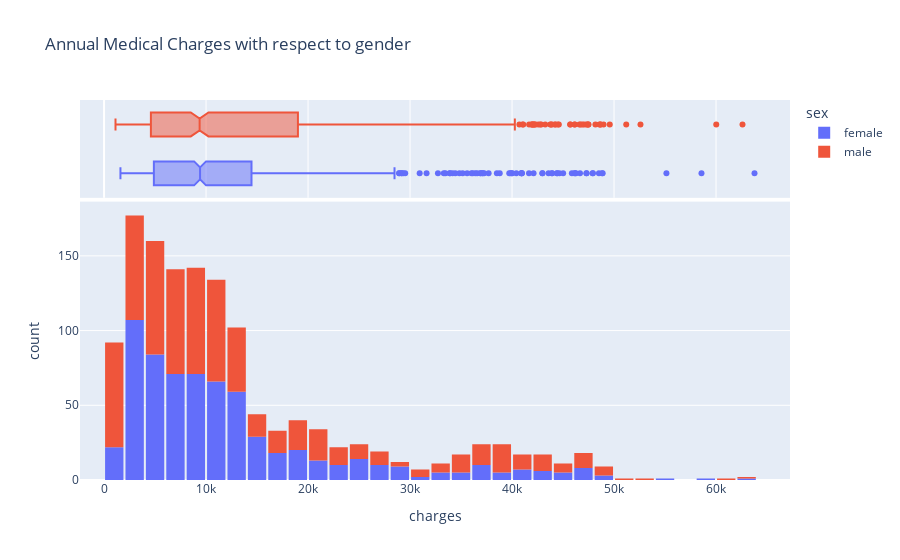

Source (notebook cell):
### Markdown cell above
We can make the following observations from the above graph:

For most customers, the annual medical charges are under 10,000. Only a small fraction of customer have higher medical expenses, possibly due to accidents, major illnesses and genetic diseases. The distribution follows a "power law"
There is a significant difference in medical expenses between smokers and non-smokers. While the median for non-smokers is 7300, the median for smokers is close to 35,000

### Code cell
fig = px.histogram(medical_df,x='charges',marginal='box',color='sex', 
                   title='Annual Medical Charges with respect to gender')
fig.update_layout(bargap=0.1)
fig.show()

### Figure 1 — Plotly figure (JSON) as saved in the notebook; plotly's stock layout.template omitted (floating-point values rounded to 4 significant figures; data arrays with more than 128 entries replaced by an {"elided": "..."} marker saying what was removed)
{"data": [{"alignmentgroup": "True", "bingroup": "x", "hovertemplate": "sex=female<br>charges=%{x}<br>count=%{y}<extra></extra>", "legendgroup": "female", "marker": {"color": "#636efa", "pattern": {"shape": ""}}, "name": "female", "offsetgroup": "female", "orientation": "v", "showlegend": true, "type": "histogram", "x": {"elided": "662 float values"}, "xaxis": "x", "yaxis": "y"}, {"alignmentgroup": "True", "hovertemplate": "sex=female<br>charges=%{x}<extra></extra>", "legendgroup": "female", "marker": {"color": "#636efa"}, "name": "female", "notched": true, "offsetgroup": "female", "showlegend": false, "type": "box", "x": {"elided": "662 float values"}, "xaxis": "x2", "yaxis": "y2"}, {"alignmentgroup": "True", "bingroup": "x", "hovertemplate": "sex=male<br>charges=%{x}<br>count=%{y}<extra></extra>", "legendgroup": "male", "marker": {"color": "#EF553B", "pattern": {"shape": ""}}, "name": "male", "offsetgroup": "male", "orientation": "v", "showlegend": true, "type": "histogram", "x": {"elided": "676 float values"}, "xaxis": "x", "yaxis": "y"}, {"alignmentgroup": "True", "hovertemplate": "sex=male<br>charges=%{x}<extra></extra>", "legendgroup": "male", "marker": {"color": "#EF553B"}, "name": "male", "notched": true, "offsetgroup": "male", "showlegend": false, "type": "box", "x": {"elided": "676 float values"}, "xaxis": "x2", "yaxis": "y2"}], "layout": {"bargap": 0.1, "barmode": "relative", "legend": {"title": {"text": "sex"}, "tracegroupgap": 0}, "title": {"text": "Annual Medical Charges with respect to gender"}, "xaxis": {"anchor": "y", "domain": [0, 1], "title": {"text": "charges"}}, "xaxis2": {"anchor": "y2", "domain": [0, 1], "matches": "x", "showgrid": true, "showticklabels": false}, "yaxis": {"anchor": "x", "domain": [0, 0.7326], "title": {"text": "count"}}, "yaxis2": {"anchor": "x2", "domain": [0.7426, 1], "matches": "y2", "showgrid": false, "showline": false, "showticklabels": false, "ticks": ""}}}
